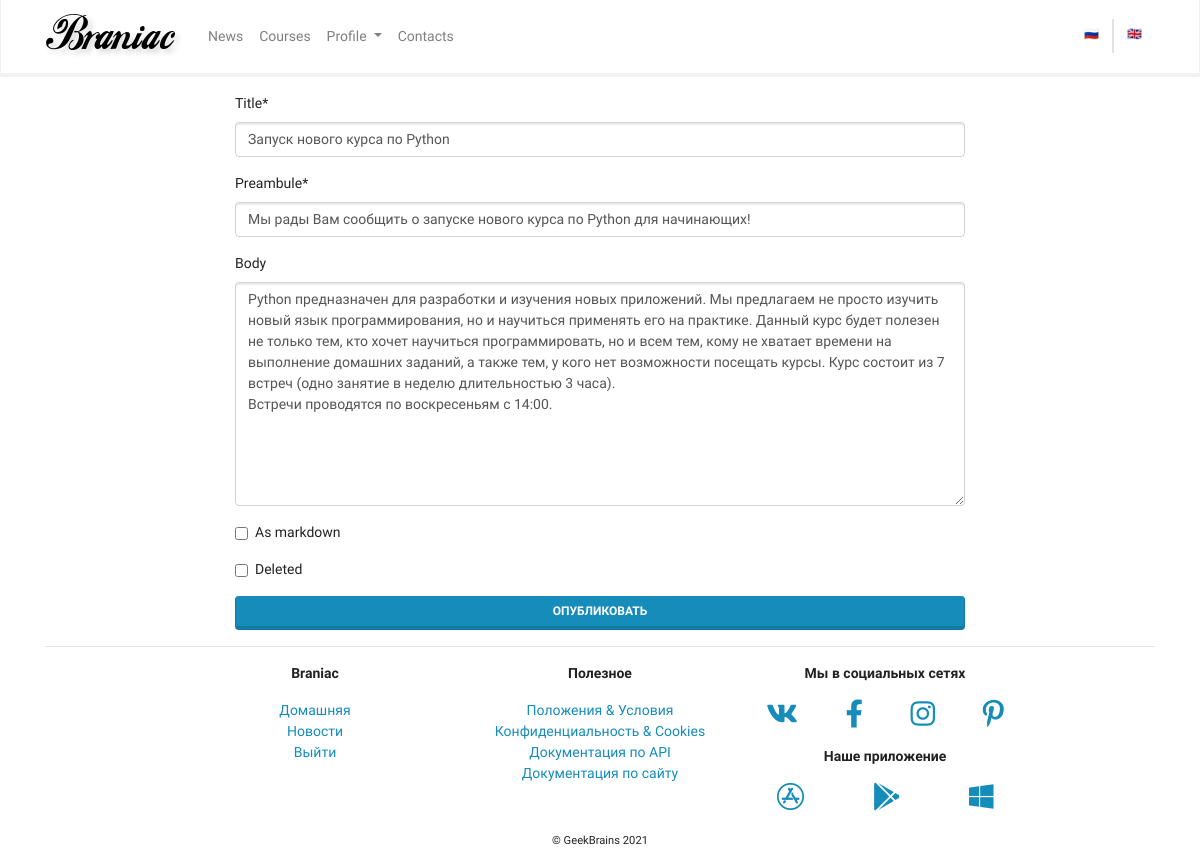
The page /mainapp/news/1/update (signed in) on the database its author committed.
### mainapp/models.py (models this page shows, shortened)
class News(models.Model):
    title = models.CharField(max_length=256, verbose_name="Title")
    preambule = models.CharField(max_length=1024, verbose_name="Preambule")
    body = models.TextField(blank=True, null=True, verbose_name="Body")
    body_as_markdown = models.BooleanField(default=False, verbose_name="As markdown")
    created = models.DateTimeField(auto_now_add=True, verbose_name="Created", editable=False)
    updated = models.DateTimeField(auto_now=True, verbose_name="Edited", editable=False)
    deleted = models.BooleanField(default=False)
    class Meta:
        verbose_name = _("News")
        verbose_name_plural = _("News")
        ordering = ("-created",)

### mainapp/views.py (the view)
class NewsUpdateView(PermissionRequiredMixin, UpdateView):
    model = mainapp_models.News
    fields = "__all__"
    success_url = reverse_lazy("mainapp:news")
    permission_required = ("mainapp.change_news",)

### mainapp/context_processors/example.py (called while the page is built)
def simple_context_processor(request):
    return {"foo": "bar"}

### mainapp/templates/mainapp/news_form.html (shortened to what this page needs)
{% extends 'base.html' %}
{% load crispy_forms_tags %}
{% block content %}
  <div class="row justify-content-center pt-3">
    <div class="col-md-12 col-lg-8">
      <form method="post">
        {{ form|crispy }}
        <button type="submit"
          class="btn btn-primary btn-block">Опубликовать</button>
      </form>
    </div>
  </div>
{% endblock content %}

### rows shown on the page
News: title "Запуск нового курса по Python", preambule "Мы рады Вам сообщить о запуске нового курса по Python для начинающих!", body "Python предназначен для разработки и изучения новых приложений. Мы предлагаем не просто изучить новый язык программирования, но и научиться применять его на практике. Данный курс будет полезен не только тем, кто хочет научиться программировать, но и всем тем, кому не хватает времени на выполнение домашних заданий, а также тем, у кого нет возможности посещать курсы. Курс состоит из 7 встреч (одно занятие в неделю длительностью 3 часа). Встречи проводятся по воскресеньям с 14:00."
